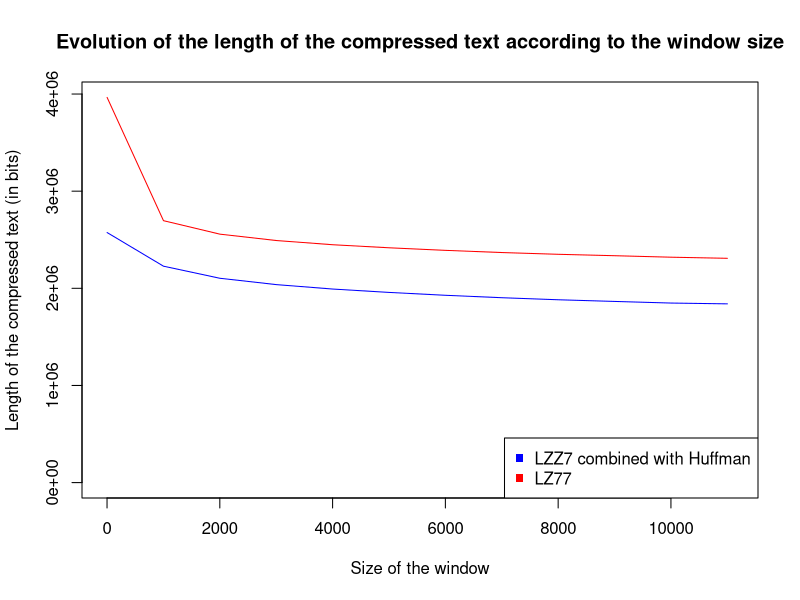
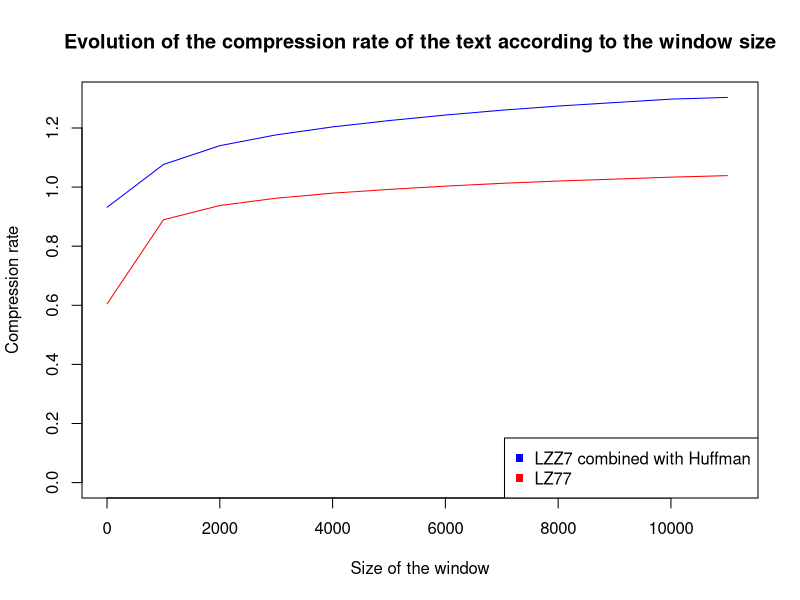

Reproduce these figures in R, in order.
compression_rates_combination <- c(0.9318155948522451, 1.0767199674278944, 1.1403693941433988, 1.1769023745795604, 1.203832058356178, 1.225169250069212, 1.2439722388471508, 1.2603078022457268, 1.274402655302183, 1.2861287715936152, 1.2977538272586846, 1.3035718361787951)
compression_rates_LZ77 <- c(0.6049052561071074, 0.8896196175254152, 0.9378465763820114, 0.9625542792137193, 0.9795532959394773, 0.992288842362978, 1.003281553488898, 1.0128060843325886, 1.0206119422835844, 1.0269477920633876, 1.0337306937864434, 1.038848053914422)

lengths_combination <- c(2574093, 2227673, 2103336, 2038045, 1992454, 1957754, 1928162, 1903170, 1882121, 1864961, 1848255, 1840006)
lengths_LZ77 <- c(3965216, 2696186, 2557539, 2491890, 2448646, 2417219, 2390734, 2368251, 2350139, 2335639, 2320314, 2308884)

window_size <- seq(1, 11002, by=1000)

plot(window_size, lengths_combination, type = "l", xlab="Size of the window", ylab="Length of the compressed text (in bits)", main="Evolution of the length of the compressed text according to the window size", ylim=c(0, max(lengths_combination, lengths_LZ77)), xlim=c(0,11100), pch=15, col="blue")
lines(window_size, lengths_LZ77, col = "red")
legend("bottomright", legend = c("LZZ7 combined with Huffman", "LZ77"), col=c("blue", "red"), pch = c(15,15))

plot(window_size, compression_rates_combination, type = "l", xlab="Size of the window", ylab="Compression rate", main="Evolution of the compression rate of the text according to the window size", ylim=c(0, max(compression_rates_combination, compression_rates_LZ77)), xlim=c(0,11100), pch=15, col="blue")
lines(window_size, compression_rates_LZ77, col = "red")
legend("bottomright", legend = c("LZZ7 combined with Huffman", "LZ77"), col=c("blue", "red"), pch = c(15,15))
